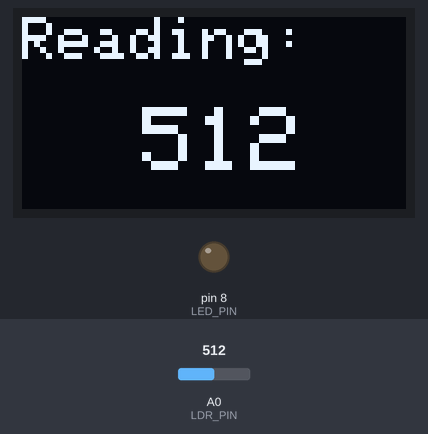
Bench run of a sketch on a simulated Arduino Uno, built with avr-gcc and run on an emulated ATmega328P. Parts: 128×64 one-colour display, output pins drawn as LEDs (lit = HIGH). The test bench sets the inputs (shaded band); at power-on: A0 (LDR_PIN) = 512. What the sketch prints to the serial monitor is not drawn.

Above: at 1.2 s.
1.3 s: A0 (LDR_PIN) set to 683
At 2.5 s:
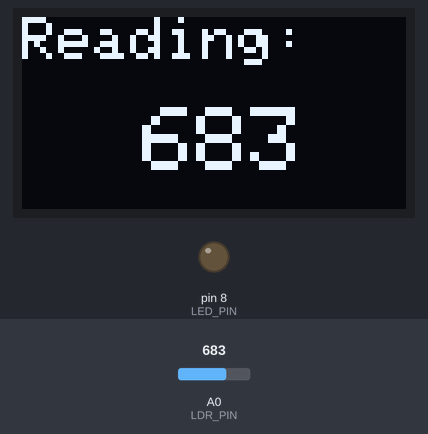
2.9 s: A0 (LDR_PIN) set to 718
At 3.6 s:
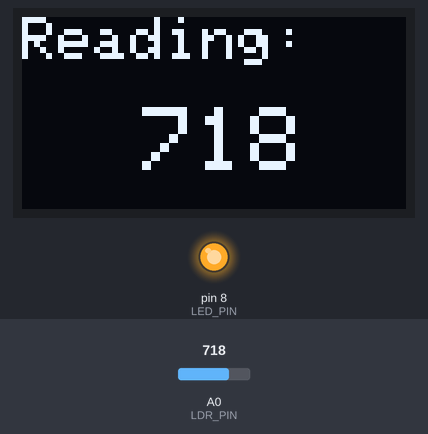
4.5 s: A0 (LDR_PIN) set to 690
At 5.8 s:
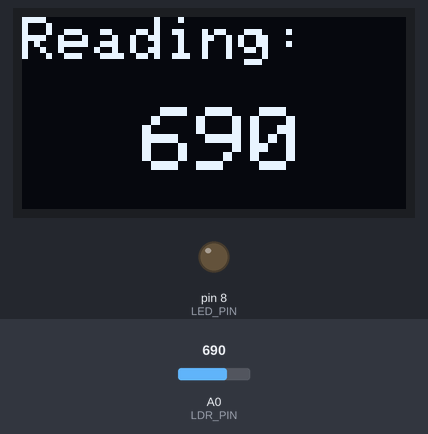
Timing chart, 0 to 7.5 s (numbered marks = the images above; inputs shaded):
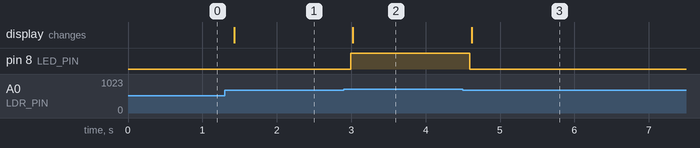

The sketch:

main.ino
```cpp
#include <Wire.h>
#include <Adafruit_GFX.h>
#include <Adafruit_SSD1306.h>

#define SCREEN_WIDTH 128     // Width of OLED display in pixels
#define SCREEN_HEIGHT 64     // Height of OLED display in pixels

#define LED_PIN 8            // Pin connected to LED
#define LDR_PIN A0           // Analog pin connected to LDR

Adafruit_SSD1306 display(SCREEN_WIDTH, SCREEN_HEIGHT, &Wire, -1); // Create display object

int reading; // Variable to store LDR reading

void setup() {
  // Initialize pin modes
  pinMode(LED_PIN, OUTPUT);
  pinMode(LDR_PIN, INPUT);
  Serial.begin(9600); // Start serial communication at 9600 baud

  // Initialize OLED display with I2C addr 0x3C, check for successful allocation
  if(!display.begin(SSD1306_SWITCHCAPVCC, 0x3C)) {
    Serial.println(F("SSD1306 allocation failed")); // Print error if display not found
    for(;;); // Infinite loop to stop code execution if display fails to initialize
  }
}

void loop() {
  // Read LDR value
  reading = analogRead(LDR_PIN);

  // Output reading to serial monitor
  Serial.print("Reading: ");
  Serial.println(reading);

  // Turn LED on if reading exceeds threshold, otherwise turn off
  if (reading > 700) {
    digitalWrite(LED_PIN, HIGH);
  }
  else{
    digitalWrite(LED_PIN, LOW);
  }

  // Display reading on OLED
  display.clearDisplay();
  display.setTextSize(2);
  display.setTextColor(WHITE);
  display.setCursor(0, 0);
  display.println("Reading:");
  display.setCursor(40, 30);
  display.setTextSize(3);
  display.println(reading);
  display.display();

  // Short delay between reads/updates
  delay(200);
}
```

Measured:
- the behaviour switches between 700 and 701 on A0 (LDR_PIN) (found by bisection; images 1 and 2)
- after the input at 1.3 s, the display: changes after 0.13 s (image 1)
- after the input at 2.9 s, pin 8 (LED_PIN): LOW → HIGH after 0.10 s; the display: changes after 0.12 s (image 2)
- after the input at 4.5 s, pin 8 (LED_PIN): HIGH → LOW after 0.09 s; the display: changes after 0.12 s (image 3)
